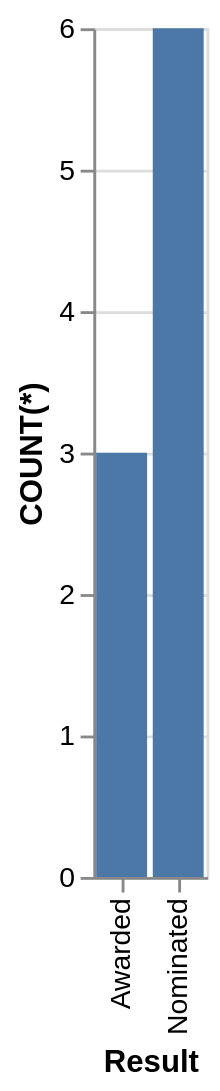

Vega-Lite specification stored for this chart:
### Vega-Lite specification from a JSON file in a GitHub repository (floating-point values rounded to 4 significant figures)
{"data": {"values": [{"x_data": "Nominated", "y_data": 6}, {"x_data": "Awarded", "y_data": 3}]}, "mark": "bar", "encoding": {"x": {"field": "x_data", "type": "nominal", "title": "Result", "sort": {"op": "sum", "field": "y_data", "order": "ascending"}}, "y": {"field": "y_data", "type": "quantitative", "title": "COUNT(*)"}}}
